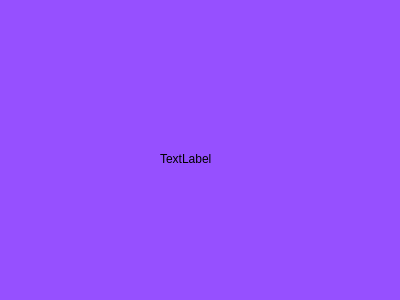
<?xml version="1.0" encoding="UTF-8"?>
<ui version="4.0">
 <class>LayerB</class>
 <widget class="QWidget" name="LayerB">
  <property name="geometry">
   <rect>
    <x>0</x>
    <y>0</y>
    <width>400</width>
    <height>300</height>
   </rect>
  </property>
  <property name="windowTitle">
   <string>Form</string>
  </property>
  <widget class="QWidget" name="widget" native="true">
   <property name="geometry">
    <rect>
     <x>-80</x>
     <y>-30</y>
     <width>481</width>
     <height>331</height>
    </rect>
   </property>
   <property name="styleSheet">
    <string notr="true">background-color: rgb(150, 80, 255);</string>
   </property>
   <widget class="QLabel" name="label">
    <property name="geometry">
     <rect>
      <x>240</x>
      <y>180</y>
      <width>51</width>
      <height>17</height>
     </rect>
    </property>
    <property name="text">
     <string>TextLabel</string>
    </property>
   </widget>
  </widget>
 </widget>
 <resources/>
 <connections/>
</ui>
